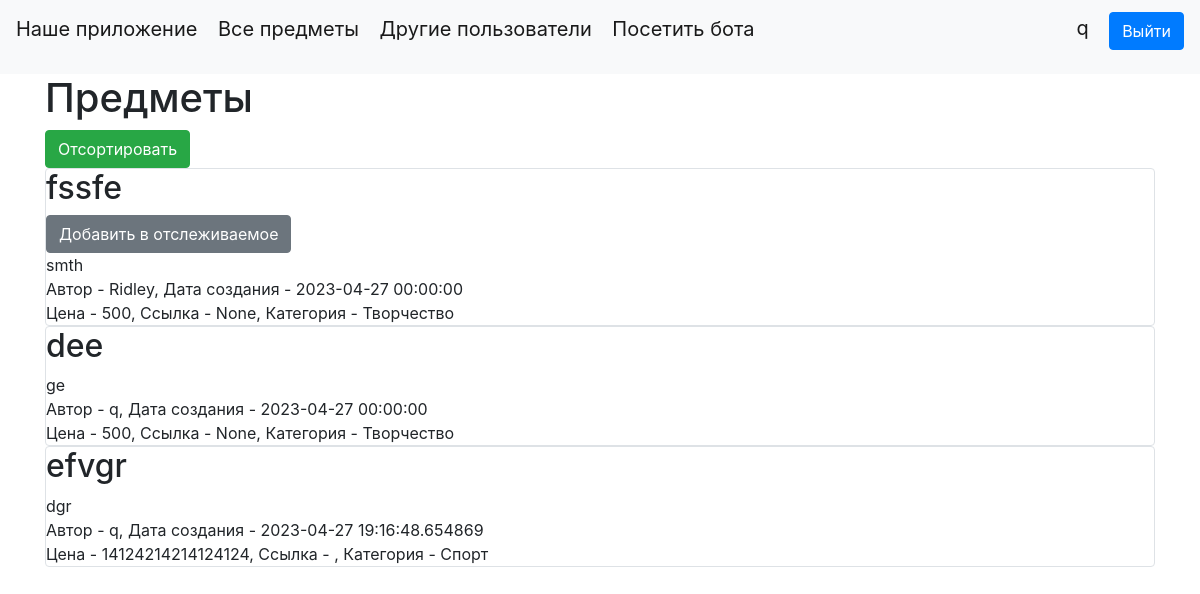
/sorted_by/1 (signed in), run on the app's committed database.
### data/users.py (models this page shows, shortened)
class User(SqlAlchemyBase, UserMixin, SerializerMixin):
    __tablename__ = 'users'
    id = sqlalchemy.Column(sqlalchemy.Integer,
                           primary_key=True, autoincrement=True)
    name = sqlalchemy.Column(sqlalchemy.String, nullable=True)
    about = sqlalchemy.Column(sqlalchemy.String, nullable=True)
    email = sqlalchemy.Column(sqlalchemy.String,
                              index=True, unique=True, nullable=True)
    hashed_password = sqlalchemy.Column(sqlalchemy.String, nullable=True)
    created_date = sqlalchemy.Column(sqlalchemy.DateTime,
                                     default=datetime.datetime.now)
    items = orm.relationship("Items", back_populates='user')

### data/items.py (models this page shows)
class Items(SqlAlchemyBase, UserMixin, SerializerMixin):
    __tablename__ = 'items'
    id = sqlalchemy.Column(sqlalchemy.Integer, primary_key=True, autoincrement=True)
    creator = sqlalchemy.Column(sqlalchemy.String, default='Other')
    title = sqlalchemy.Column(sqlalchemy.String, nullable=True)
    content = sqlalchemy.Column(sqlalchemy.String, nullable=True)
    created_date = sqlalchemy.Column(sqlalchemy.DateTime, default=datetime.datetime.now)
    is_private = sqlalchemy.Column(sqlalchemy.Boolean, default=True)
    price = sqlalchemy.Column(sqlalchemy.Integer, default=0)
    link = sqlalchemy.Column(sqlalchemy.String, default='None')
    category = sqlalchemy.Column(sqlalchemy.String, default='Другое')
    user_id = sqlalchemy.Column(sqlalchemy.Integer, sqlalchemy.ForeignKey("users.id"))
    user = orm.relationship('User')

### main.py (the view)
@app.route("/sorted_by/<int:id>")
def sort_by_category(id):
    category = {1: 'Все', 2: 'Учеба', 3: 'Творчество', 4: 'Спорт', 5: 'Игры', 6: 'Другое'}
    db_sess = db_session.create_session()
    if current_user.is_authenticated:
        items = db_sess.query(Items).filter(
            (Items.user == current_user) | (Items.is_private != True))
    else:
        items = db_sess.query(Items).filter(Items.is_private != True)
    return render_template("index2.html", items=items, category=category[id])

### data/db_session.py (called while the page is built)
def create_session() -> Session:
    global __factory
    return __factory()

### main.py (called while the page is built)
@login_manager.user_loader
def load_user(user_id):
    db_sess = db_session.create_session()
    return db_sess.query(User).get(user_id)

### templates/index2.html (shortened to what this page needs)
{% extends "base.html" %}
{% block content %}
<h1>Предметы</h1>
<a class="btn btn-success" href="/sort_page">Отсортировать</a>
{% for item in items %}
{% if category == 'Все' or item.category == category %}
{% if current_user.is_authenticated and item.user.name == item.creator and not item.is_private %}
<div class="col-md6 border rounded">
        <h2>{{item.title}}</h2>
        {% if item.user != current_user %}
            <a href="/items/{{ item.id }}" class="btn btn-secondary"> Добавить в отслеживаемое</a>
        {% endif %}
        <div>
            {{item.content}}
        </div>
        <div>
            Автор - {{item.creator}}, Дата создания - {{item.created_date}}
        </div>
        <div>
            Цена - {{item.price}}, Ссылка - {{item.link}}, Категория - {{item.category}}
        </div>
</div>
{% endif %}
{% endif %}
{% endfor %}
{% endblock %}

### templates/base.html (shortened to what this page needs)
<!doctype html>
<html lang="en">
<head>
    <link rel="stylesheet"
          href="https://stackpath.bootstrapcdn.com/bootstrap/4.4.1/css/bootstrap.min.css"
>
</head>
<body>
<header>
    <nav class="navbar navbar-light bg-light">
        <p>
            <a class="navbar-brand" href="/about">Наше приложение</a>
            <a class="navbar-brand" href="/">Все предметы</a>
            <a class="navbar-brand" href="/other_users"> Другие пользователи</a>
            <a class="navbar-brand" href="https://t.me/help_with_items_bot">Посетить бота</a>
        </p>
        {% if current_user.is_authenticated %}
            <p>
                <a class="navbar-brand" href="/account">{{ current_user.name }}</a>
                <a class="btn btn-primary" href="/logout">Выйти</a>
            </p>
        {% else %}
            <p>
                <a class="btn btn-primary " href="/register">Зарегистрироваться</a>
                <a class="btn btn-success" href="/login">Войти</a>
            </p>
        {% endif %}
    </nav>
</header>
<main role="main" class="container">
    {% block content %}{% endblock %}
</main>
</body>
</html>

### data on the page
User: name "q"
Items: title "fssfe", content "smth", creator "Ridley", created_date "2023-04-27 00:00:00", price "500", link "None", category "Творчество"
Items: title "dee", content "ge", creator "q", created_date "2023-04-27 00:00:00", price "500", link "None", category "Творчество"
Items: title "efvgr", content "dgr", creator "q", created_date "2023-04-27 19:16:48.654869", price "14124214214124124", category "Спорт"
